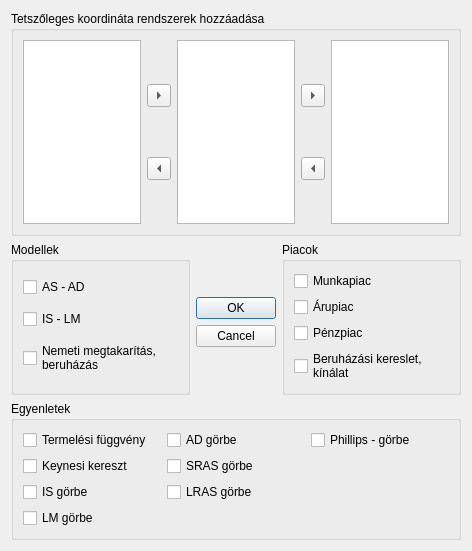
<?xml version="1.0" encoding="UTF-8"?>
<ui version="4.0">
 <class>SettingsDialog</class>
 <widget class="QDialog" name="SettingsDialog">
  <property name="windowModality">
   <enum>Qt::WindowModal</enum>
  </property>
  <property name="geometry">
   <rect>
    <x>0</x>
    <y>0</y>
    <width>468</width>
    <height>508</height>
   </rect>
  </property>
  <property name="windowTitle">
   <string>Dialog</string>
  </property>
  <property name="modal">
   <bool>true</bool>
  </property>
  <layout class="QVBoxLayout" name="verticalLayout_3">
   <item>
    <widget class="QGroupBox" name="groupBox_4">
     <property name="sizePolicy">
      <sizepolicy hsizetype="Fixed" vsizetype="Fixed">
       <horstretch>0</horstretch>
       <verstretch>0</verstretch>
      </sizepolicy>
     </property>
     <property name="maximumSize">
      <size>
       <width>450</width>
       <height>225</height>
      </size>
     </property>
     <property name="title">
      <string>Tetszőleges koordináta rendszerek hozzáadása</string>
     </property>
     <layout class="QHBoxLayout" name="horizontalLayout">
      <item>
       <widget class="QListWidget" name="addableLinesListWidget">
        <property name="sizePolicy">
         <sizepolicy hsizetype="Minimum" vsizetype="Fixed">
          <horstretch>0</horstretch>
          <verstretch>0</verstretch>
         </sizepolicy>
        </property>
        <property name="alternatingRowColors">
         <bool>true</bool>
        </property>
        <property name="selectionMode">
         <enum>QAbstractItemView::MultiSelection</enum>
        </property>
        <property name="sortingEnabled">
         <bool>true</bool>
        </property>
       </widget>
      </item>
      <item>
       <layout class="QVBoxLayout" name="verticalLayout_4">
        <item>
         <widget class="QToolButton" name="addLineToolButton">
          <property name="toolTip">
           <string>Kiválasztott egyenesek hozzáadása</string>
          </property>
          <property name="text">
           <string/>
          </property>
          <property name="arrowType">
           <enum>Qt::RightArrow</enum>
          </property>
         </widget>
        </item>
        <item>
         <widget class="QToolButton" name="removeLineToolButton">
          <property name="toolTip">
           <string>Kiválasztott egyenesek törlése</string>
          </property>
          <property name="text">
           <string/>
          </property>
          <property name="arrowType">
           <enum>Qt::LeftArrow</enum>
          </property>
         </widget>
        </item>
       </layout>
      </item>
      <item>
       <widget class="QListWidget" name="addedLinesListWidget">
        <property name="sizePolicy">
         <sizepolicy hsizetype="Fixed" vsizetype="Fixed">
          <horstretch>0</horstretch>
          <verstretch>0</verstretch>
         </sizepolicy>
        </property>
        <property name="alternatingRowColors">
         <bool>true</bool>
        </property>
        <property name="selectionMode">
         <enum>QAbstractItemView::MultiSelection</enum>
        </property>
        <property name="sortingEnabled">
         <bool>true</bool>
        </property>
       </widget>
      </item>
      <item>
       <layout class="QVBoxLayout" name="verticalLayout_5">
        <item>
         <widget class="QToolButton" name="addCoordinateSystemToolButton">
          <property name="toolTip">
           <string>Kiválasztott egyenesekből koordinátarendszer létrehozása</string>
          </property>
          <property name="text">
           <string/>
          </property>
          <property name="arrowType">
           <enum>Qt::RightArrow</enum>
          </property>
         </widget>
        </item>
        <item>
         <widget class="QToolButton" name="removeCoordinateSystemToolButton">
          <property name="toolTip">
           <string>Kiválasztott koordinátarendszer törlése</string>
          </property>
          <property name="text">
           <string/>
          </property>
          <property name="arrowType">
           <enum>Qt::LeftArrow</enum>
          </property>
         </widget>
        </item>
       </layout>
      </item>
      <item>
       <widget class="QTreeWidget" name="coordinateSystemsTreeWidget">
        <property name="sizePolicy">
         <sizepolicy hsizetype="Fixed" vsizetype="Fixed">
          <horstretch>0</horstretch>
          <verstretch>0</verstretch>
         </sizepolicy>
        </property>
        <property name="alternatingRowColors">
         <bool>true</bool>
        </property>
        <property name="selectionBehavior">
         <enum>QAbstractItemView::SelectItems</enum>
        </property>
        <property name="columnCount">
         <number>1</number>
        </property>
        <attribute name="headerVisible">
         <bool>false</bool>
        </attribute>
        <column>
         <property name="text">
          <string notr="true">1</string>
         </property>
        </column>
       </widget>
      </item>
     </layout>
    </widget>
   </item>
   <item>
    <layout class="QGridLayout" name="gridLayout_2">
     <item row="0" column="0" rowspan="3">
      <widget class="QGroupBox" name="groupBox">
       <property name="title">
        <string>Modellek</string>
       </property>
       <layout class="QVBoxLayout" name="verticalLayout">
        <item>
         <widget class="QCheckBox" name="ASADCheckBox">
          <property name="text">
           <string>AS - AD</string>
          </property>
         </widget>
        </item>
        <item>
         <widget class="QCheckBox" name="ISLMCheckBox">
          <property name="text">
           <string>IS - LM</string>
          </property>
         </widget>
        </item>
        <item>
         <widget class="QCheckBox" name="SICheckBox">
          <property name="text">
           <string>Nemeti megtakarítás, 
beruházás</string>
          </property>
         </widget>
        </item>
       </layout>
      </widget>
     </item>
     <item row="0" column="1">
      <spacer name="verticalSpacer">
       <property name="orientation">
        <enum>Qt::Vertical</enum>
       </property>
       <property name="sizeHint" stdset="0">
        <size>
         <width>20</width>
         <height>40</height>
        </size>
       </property>
      </spacer>
     </item>
     <item row="0" column="2" rowspan="3">
      <widget class="QGroupBox" name="groupBox_3">
       <property name="title">
        <string>Piacok</string>
       </property>
       <layout class="QVBoxLayout" name="verticalLayout_2">
        <item>
         <widget class="QCheckBox" name="labourCheckBox">
          <property name="text">
           <string>Munkapiac</string>
          </property>
         </widget>
        </item>
        <item>
         <widget class="QCheckBox" name="checkBox_15">
          <property name="text">
           <string>Árupiac</string>
          </property>
         </widget>
        </item>
        <item>
         <widget class="QCheckBox" name="checkBox_16">
          <property name="text">
           <string>Pénzpiac</string>
          </property>
         </widget>
        </item>
        <item>
         <widget class="QCheckBox" name="ISRCheckBox">
          <property name="text">
           <string>Beruházási kereslet, 
kínálat</string>
          </property>
         </widget>
        </item>
       </layout>
      </widget>
     </item>
     <item row="1" column="1">
      <widget class="QDialogButtonBox" name="buttonBox">
       <property name="orientation">
        <enum>Qt::Vertical</enum>
       </property>
       <property name="standardButtons">
        <set>QDialogButtonBox::Cancel|QDialogButtonBox::Ok</set>
       </property>
      </widget>
     </item>
     <item row="2" column="1">
      <spacer name="verticalSpacer_2">
       <property name="orientation">
        <enum>Qt::Vertical</enum>
       </property>
       <property name="sizeHint" stdset="0">
        <size>
         <width>20</width>
         <height>18</height>
        </size>
       </property>
      </spacer>
     </item>
     <item row="3" column="0" colspan="3">
      <widget class="QGroupBox" name="groupBox_2">
       <property name="enabled">
        <bool>true</bool>
       </property>
       <property name="title">
        <string>Egyenletek</string>
       </property>
       <property name="flat">
        <bool>false</bool>
       </property>
       <property name="checkable">
        <bool>false</bool>
       </property>
       <layout class="QGridLayout" name="gridLayout">
        <item row="0" column="0">
         <widget class="QCheckBox" name="outputCheckBox">
          <property name="text">
           <string>Termelési függvény</string>
          </property>
         </widget>
        </item>
        <item row="0" column="1">
         <widget class="QCheckBox" name="ADCheckBox">
          <property name="text">
           <string>AD görbe</string>
          </property>
         </widget>
        </item>
        <item row="0" column="2">
         <widget class="QCheckBox" name="phillipsCheckBox">
          <property name="text">
           <string>Phillips - görbe</string>
          </property>
         </widget>
        </item>
        <item row="1" column="0">
         <widget class="QCheckBox" name="keynesCheckBox">
          <property name="text">
           <string>Keynesi kereszt</string>
          </property>
         </widget>
        </item>
        <item row="1" column="1">
         <widget class="QCheckBox" name="SRASCheckBox">
          <property name="text">
           <string>SRAS görbe</string>
          </property>
         </widget>
        </item>
        <item row="2" column="0">
         <widget class="QCheckBox" name="ISCheckBox">
          <property name="text">
           <string>IS görbe</string>
          </property>
         </widget>
        </item>
        <item row="2" column="1">
         <widget class="QCheckBox" name="LRASCheckBox">
          <property name="text">
           <string>LRAS görbe</string>
          </property>
         </widget>
        </item>
        <item row="3" column="0">
         <widget class="QCheckBox" name="LMCheckBox">
          <property name="text">
           <string>LM görbe</string>
          </property>
         </widget>
        </item>
       </layout>
      </widget>
     </item>
    </layout>
   </item>
  </layout>
 </widget>
 <resources/>
 <connections>
  <connection>
   <sender>addLineToolButton</sender>
   <signal>clicked()</signal>
   <receiver>SettingsDialog</receiver>
   <slot>addLines()</slot>
   <hints>
    <hint type="sourcelabel">
     <x>151</x>
     <y>80</y>
    </hint>
    <hint type="destinationlabel">
     <x>236</x>
     <y>252</y>
    </hint>
   </hints>
  </connection>
  <connection>
   <sender>removeLineToolButton</sender>
   <signal>clicked()</signal>
   <receiver>SettingsDialog</receiver>
   <slot>removeLines()</slot>
   <hints>
    <hint type="sourcelabel">
     <x>156</x>
     <y>159</y>
    </hint>
    <hint type="destinationlabel">
     <x>236</x>
     <y>252</y>
    </hint>
   </hints>
  </connection>
  <connection>
   <sender>addCoordinateSystemToolButton</sender>
   <signal>clicked()</signal>
   <receiver>SettingsDialog</receiver>
   <slot>addCoordinateSystem()</slot>
   <hints>
    <hint type="sourcelabel">
     <x>321</x>
     <y>80</y>
    </hint>
    <hint type="destinationlabel">
     <x>236</x>
     <y>252</y>
    </hint>
   </hints>
  </connection>
  <connection>
   <sender>removeCoordinateSystemToolButton</sender>
   <signal>clicked()</signal>
   <receiver>SettingsDialog</receiver>
   <slot>removeCoordinateSystem()</slot>
   <hints>
    <hint type="sourcelabel">
     <x>312</x>
     <y>159</y>
    </hint>
    <hint type="destinationlabel">
     <x>236</x>
     <y>252</y>
    </hint>
   </hints>
  </connection>
  <connection>
   <sender>buttonBox</sender>
   <signal>accepted()</signal>
   <receiver>SettingsDialog</receiver>
   <slot>accept()</slot>
   <hints>
    <hint type="sourcelabel">
     <x>255</x>
     <y>261</y>
    </hint>
    <hint type="destinationlabel">
     <x>232</x>
     <y>367</y>
    </hint>
   </hints>
  </connection>
  <connection>
   <sender>buttonBox</sender>
   <signal>rejected()</signal>
   <receiver>SettingsDialog</receiver>
   <slot>reject()</slot>
   <hints>
    <hint type="sourcelabel">
     <x>264</x>
     <y>261</y>
    </hint>
    <hint type="destinationlabel">
     <x>280</x>
     <y>367</y>
    </hint>
   </hints>
  </connection>
 </connections>
 <slots>
  <slot>addLines()</slot>
  <slot>removeLines()</slot>
  <slot>removeCoordinateSystem()</slot>
  <slot>addCoordinateSystem()</slot>
 </slots>
</ui>
